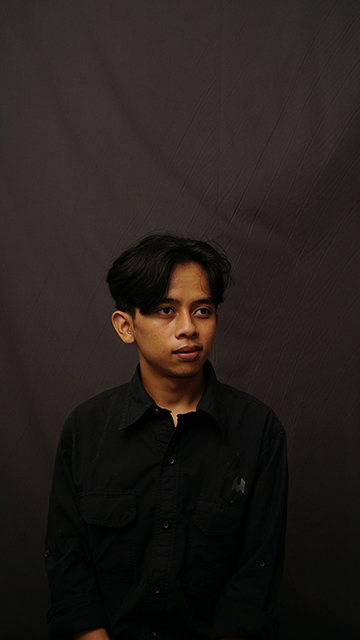
#> input picture pertemuan-4/assets/img/e.JPG, 360 x 640 px, found by its file name
$ python transformasi-perspektif.py
#> lines starting #> are read from the running program, lines starting #| are printed output that depends on the picture
import cv2
import numpy as np

# Membaca gambar
image = cv2.imread('assets\img\e.JPG')
#> image is the input picture: shape (640, 360, 3); mean B, G, R 27.5, 30.8, 36.8

# Mendefinisikan empat titik sudut citra asli
points1 = np.float32([[56, 65], [368, 52], [28, 387], [389, 390]])

# Mendefinisikan empat titik sudut baru
points2 = np.float32([[0, 0], [300, 0], [0, 300], [300, 300]])

# Mendapatkan matriks transformasi perspektif
M_perspective = cv2.getPerspectiveTransform(points1, points2)

# Melakukan transformasi perspektif
perspective_transformed_image = cv2.warpPerspective(image, M_perspective, (300, 300))
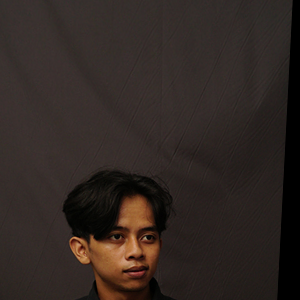
#> perspective_transformed_image: shape (300, 300, 3); mean B, G, R 35.1, 39.3, 48.7

# Menampilkan hasil
cv2.imshow('Perspective Transformed Image', perspective_transformed_image)
cv2.waitKey(0)
cv2.destroyAllWindows()
